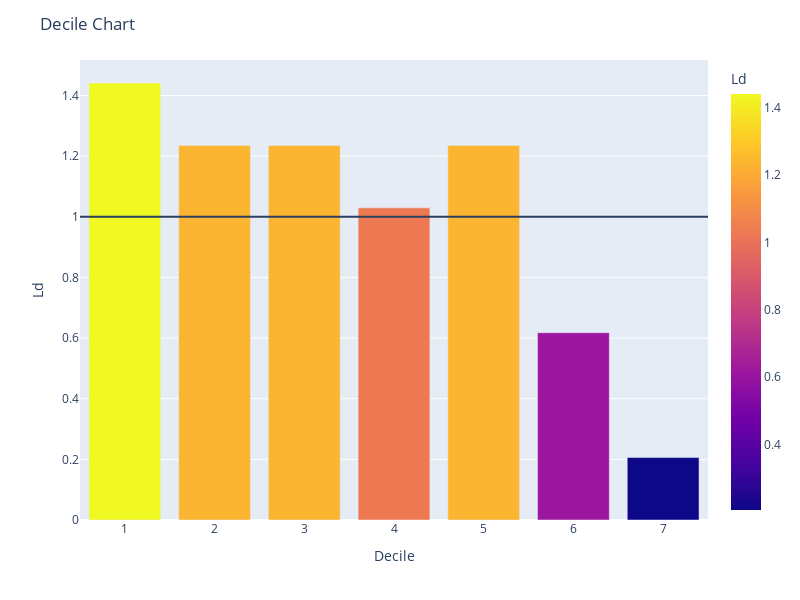

The notebook cell saved with this chart:
### Code cell
fig = px.bar(bc2, x=bc2.index, y='Ld', color='Ld')
fig.add_hline(y=1)
fig.update_layout(height=600, width=800, title_text='Decile Chart')
fig.show()

### Figure 1 — Plotly figure (JSON) as saved in the notebook; plotly's stock layout.template omitted (floating-point values rounded to 4 significant figures)
{"data": [{"alignmentgroup": "True", "hovertemplate": "Decile=%{x}<br>Ld=%{marker.color}<extra></extra>", "legendgroup": "", "marker": {"color": [1.441, 1.235, 1.235, 1.029, 1.235, 0.6176, 0.2059], "coloraxis": "coloraxis", "pattern": {"shape": ""}}, "name": "", "offsetgroup": "", "orientation": "v", "showlegend": false, "textposition": "auto", "type": "bar", "x": [1, 2, 3, 4, 5, 6, 7], "xaxis": "x", "y": [1.441, 1.235, 1.235, 1.029, 1.235, 0.6176, 0.2059], "yaxis": "y"}], "layout": {"barmode": "relative", "coloraxis": {"colorbar": {"title": {"text": "Ld"}}, "colorscale": [[0, "#0d0887"], [0.1111, "#46039f"], [0.2222, "#7201a8"], [0.3333, "#9c179e"], [0.4444, "#bd3786"], [0.5556, "#d8576b"], [0.6667, "#ed7953"], [0.7778, "#fb9f3a"], [0.8889, "#fdca26"], [1, "#f0f921"]]}, "height": 600, "legend": {"tracegroupgap": 0}, "margin": {"t": 60}, "shapes": [{"type": "line", "x0": 0, "x1": 1, "xref": "x domain", "y0": 1, "y1": 1, "yref": "y"}], "title": {"text": "Decile Chart"}, "width": 800, "xaxis": {"anchor": "y", "domain": [0, 1], "title": {"text": "Decile"}}, "yaxis": {"anchor": "x", "domain": [0, 1], "title": {"text": "Ld"}}}}
